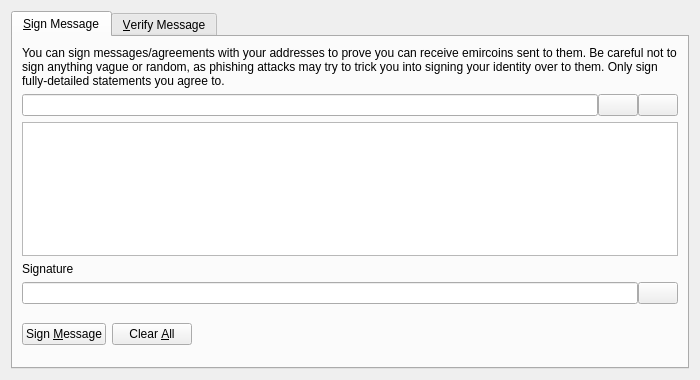
<?xml version="1.0" encoding="UTF-8"?>
<ui version="4.0">
 <class>SignVerifyMessageDialog</class>
 <widget class="QDialog" name="SignVerifyMessageDialog">
  <property name="geometry">
   <rect>
    <x>0</x>
    <y>0</y>
    <width>700</width>
    <height>380</height>
   </rect>
  </property>
  <property name="windowTitle">
   <string>Signatures - Sign / Verify a Message</string>
  </property>
  <property name="modal">
   <bool>true</bool>
  </property>
  <layout class="QVBoxLayout" name="verticalLayout">
   <item>
    <widget class="QTabWidget" name="tabWidget">
     <property name="currentIndex">
      <number>0</number>
     </property>
     <widget class="QWidget" name="tabSignMessage">
      <attribute name="title">
       <string>&amp;Sign Message</string>
      </attribute>
      <layout class="QVBoxLayout" name="verticalLayout_SM">
       <item>
        <widget class="QLabel" name="infoLabel_SM">
         <property name="text">
          <string>You can sign messages/agreements with your addresses to prove you can receive emircoins sent to them. Be careful not to sign anything vague or random, as phishing attacks may try to trick you into signing your identity over to them. Only sign fully-detailed statements you agree to.</string>
         </property>
         <property name="textFormat">
          <enum>Qt::PlainText</enum>
         </property>
         <property name="wordWrap">
          <bool>true</bool>
         </property>
        </widget>
       </item>
       <item>
        <layout class="QHBoxLayout" name="horizontalLayout_1_SM">
         <property name="spacing">
          <number>0</number>
         </property>
         <item>
          <widget class="QValidatedLineEdit" name="addressIn_SM">
           <property name="toolTip">
            <string>The Emircoin address to sign the message with</string>
           </property>
          </widget>
         </item>
         <item>
          <widget class="QPushButton" name="addressBookButton_SM">
           <property name="toolTip">
            <string>Choose previously used address</string>
           </property>
           <property name="text">
            <string/>
           </property>
           <property name="icon">
            <iconset resource="../emircoin.qrc">
             <normaloff>:/icons/address-book</normaloff>:/icons/address-book</iconset>
           </property>
           <property name="shortcut">
            <string>Alt+A</string>
           </property>
           <property name="autoDefault">
            <bool>false</bool>
           </property>
          </widget>
         </item>
         <item>
          <widget class="QPushButton" name="pasteButton_SM">
           <property name="toolTip">
            <string>Paste address from clipboard</string>
           </property>
           <property name="text">
            <string/>
           </property>
           <property name="icon">
            <iconset resource="../emircoin.qrc">
             <normaloff>:/icons/editpaste</normaloff>:/icons/editpaste</iconset>
           </property>
           <property name="shortcut">
            <string>Alt+P</string>
           </property>
           <property name="autoDefault">
            <bool>false</bool>
           </property>
          </widget>
         </item>
        </layout>
       </item>
       <item>
        <widget class="QPlainTextEdit" name="messageIn_SM">
         <property name="toolTip">
          <string>Enter the message you want to sign here</string>
         </property>
        </widget>
       </item>
       <item>
        <widget class="QLabel" name="signatureLabel_SM">
         <property name="text">
          <string>Signature</string>
         </property>
         <property name="textFormat">
          <enum>Qt::PlainText</enum>
         </property>
        </widget>
       </item>
       <item>
        <layout class="QHBoxLayout" name="horizontalLayout_2_SM">
         <property name="spacing">
          <number>0</number>
         </property>
         <item>
          <widget class="QLineEdit" name="signatureOut_SM">
           <property name="font">
            <font>
             <italic>true</italic>
            </font>
           </property>
           <property name="readOnly">
            <bool>true</bool>
           </property>
          </widget>
         </item>
         <item>
          <widget class="QPushButton" name="copySignatureButton_SM">
           <property name="toolTip">
            <string>Copy the current signature to the system clipboard</string>
           </property>
           <property name="text">
            <string/>
           </property>
           <property name="icon">
            <iconset resource="../emircoin.qrc">
             <normaloff>:/icons/editcopy</normaloff>:/icons/editcopy</iconset>
           </property>
           <property name="autoDefault">
            <bool>false</bool>
           </property>
          </widget>
         </item>
        </layout>
       </item>
       <item>
        <layout class="QHBoxLayout" name="horizontalLayout_3_SM">
         <item>
          <widget class="QPushButton" name="signMessageButton_SM">
           <property name="toolTip">
            <string>Sign the message to prove you own this Emircoin address</string>
           </property>
           <property name="text">
            <string>Sign &amp;Message</string>
           </property>
           <property name="icon">
            <iconset resource="../emircoin.qrc">
             <normaloff>:/icons/edit</normaloff>:/icons/edit</iconset>
           </property>
           <property name="autoDefault">
            <bool>false</bool>
           </property>
          </widget>
         </item>
         <item>
          <widget class="QPushButton" name="clearButton_SM">
           <property name="toolTip">
            <string>Reset all sign message fields</string>
           </property>
           <property name="text">
            <string>Clear &amp;All</string>
           </property>
           <property name="icon">
            <iconset resource="../emircoin.qrc">
             <normaloff>:/icons/remove</normaloff>:/icons/remove</iconset>
           </property>
           <property name="autoDefault">
            <bool>false</bool>
           </property>
          </widget>
         </item>
         <item>
          <spacer name="horizontalSpacer_1_SM">
           <property name="orientation">
            <enum>Qt::Horizontal</enum>
           </property>
           <property name="sizeHint" stdset="0">
            <size>
             <width>40</width>
             <height>48</height>
            </size>
           </property>
          </spacer>
         </item>
         <item>
          <widget class="QLabel" name="statusLabel_SM">
           <property name="font">
            <font>
             <weight>75</weight>
             <bold>true</bold>
            </font>
           </property>
           <property name="text">
            <string/>
           </property>
           <property name="wordWrap">
            <bool>true</bool>
           </property>
          </widget>
         </item>
         <item>
          <spacer name="horizontalSpacer_2_SM">
           <property name="orientation">
            <enum>Qt::Horizontal</enum>
           </property>
           <property name="sizeHint" stdset="0">
            <size>
             <width>40</width>
             <height>48</height>
            </size>
           </property>
          </spacer>
         </item>
        </layout>
       </item>
      </layout>
     </widget>
     <widget class="QWidget" name="tabVerifyMessage">
      <attribute name="title">
       <string>&amp;Verify Message</string>
      </attribute>
      <layout class="QVBoxLayout" name="verticalLayout_VM">
       <item>
        <widget class="QLabel" name="infoLabel_VM">
         <property name="text">
          <string>Enter the receiver's address, message (ensure you copy line breaks, spaces, tabs, etc. exactly) and signature below to verify the message. Be careful not to read more into the signature than what is in the signed message itself, to avoid being tricked by a man-in-the-middle attack. Note that this only proves the signing party receives with the address, it cannot prove sendership of any transaction!</string>
         </property>
         <property name="textFormat">
          <enum>Qt::PlainText</enum>
         </property>
         <property name="alignment">
          <set>Qt::AlignLeading|Qt::AlignLeft|Qt::AlignTop</set>
         </property>
         <property name="wordWrap">
          <bool>true</bool>
         </property>
        </widget>
       </item>
       <item>
        <layout class="QHBoxLayout" name="horizontalLayout_1_VM">
         <property name="spacing">
          <number>0</number>
         </property>
         <item>
          <widget class="QValidatedLineEdit" name="addressIn_VM">
           <property name="toolTip">
            <string>The Emircoin address the message was signed with</string>
           </property>
          </widget>
         </item>
         <item>
          <widget class="QPushButton" name="addressBookButton_VM">
           <property name="toolTip">
            <string>Choose previously used address</string>
           </property>
           <property name="text">
            <string/>
           </property>
           <property name="icon">
            <iconset resource="../emircoin.qrc">
             <normaloff>:/icons/address-book</normaloff>:/icons/address-book</iconset>
           </property>
           <property name="shortcut">
            <string>Alt+A</string>
           </property>
           <property name="autoDefault">
            <bool>false</bool>
           </property>
          </widget>
         </item>
        </layout>
       </item>
       <item>
        <widget class="QPlainTextEdit" name="messageIn_VM"/>
       </item>
       <item>
        <widget class="QValidatedLineEdit" name="signatureIn_VM"/>
       </item>
       <item>
        <layout class="QHBoxLayout" name="horizontalLayout_2_VM">
         <item>
          <widget class="QPushButton" name="verifyMessageButton_VM">
           <property name="toolTip">
            <string>Verify the message to ensure it was signed with the specified Emircoin address</string>
           </property>
           <property name="text">
            <string>Verify &amp;Message</string>
           </property>
           <property name="icon">
            <iconset resource="../emircoin.qrc">
             <normaloff>:/icons/transaction_0</normaloff>:/icons/transaction_0</iconset>
           </property>
           <property name="autoDefault">
            <bool>false</bool>
           </property>
          </widget>
         </item>
         <item>
          <widget class="QPushButton" name="clearButton_VM">
           <property name="toolTip">
            <string>Reset all verify message fields</string>
           </property>
           <property name="text">
            <string>Clear &amp;All</string>
           </property>
           <property name="icon">
            <iconset resource="../emircoin.qrc">
             <normaloff>:/icons/remove</normaloff>:/icons/remove</iconset>
           </property>
           <property name="autoDefault">
            <bool>false</bool>
           </property>
          </widget>
         </item>
         <item>
          <spacer name="horizontalSpacer_1_VM">
           <property name="orientation">
            <enum>Qt::Horizontal</enum>
           </property>
           <property name="sizeHint" stdset="0">
            <size>
             <width>40</width>
             <height>48</height>
            </size>
           </property>
          </spacer>
         </item>
         <item>
          <widget class="QLabel" name="statusLabel_VM">
           <property name="font">
            <font>
             <weight>75</weight>
             <bold>true</bold>
            </font>
           </property>
           <property name="text">
            <string/>
           </property>
           <property name="wordWrap">
            <bool>true</bool>
           </property>
          </widget>
         </item>
         <item>
          <spacer name="horizontalSpacer_2_VM">
           <property name="orientation">
            <enum>Qt::Horizontal</enum>
           </property>
           <property name="sizeHint" stdset="0">
            <size>
             <width>40</width>
             <height>48</height>
            </size>
           </property>
          </spacer>
         </item>
        </layout>
       </item>
      </layout>
     </widget>
    </widget>
   </item>
  </layout>
 </widget>
 <customwidgets>
  <customwidget>
   <class>QValidatedLineEdit</class>
   <extends>QLineEdit</extends>
   <header>qt/qvalidatedlineedit.h</header>
  </customwidget>
 </customwidgets>
 <resources>
  <include location="../emircoin.qrc"/>
 </resources>
 <connections/>
</ui>
